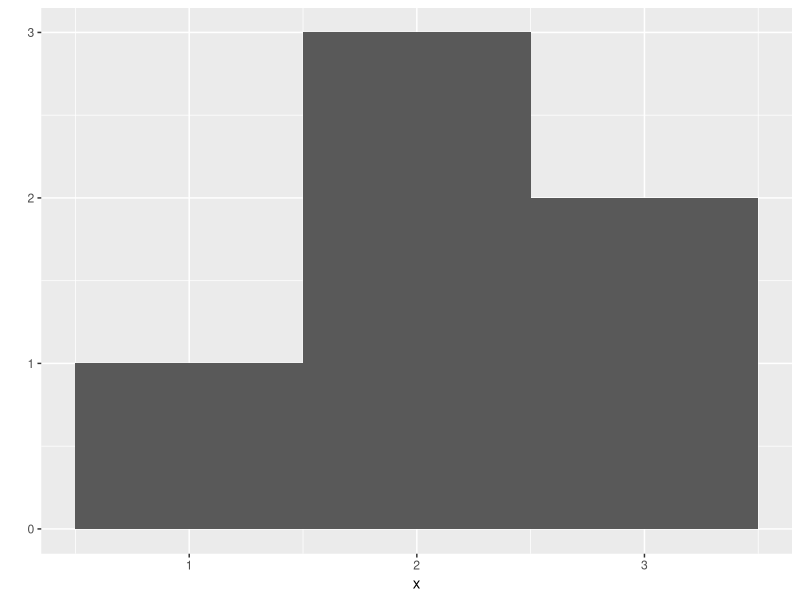
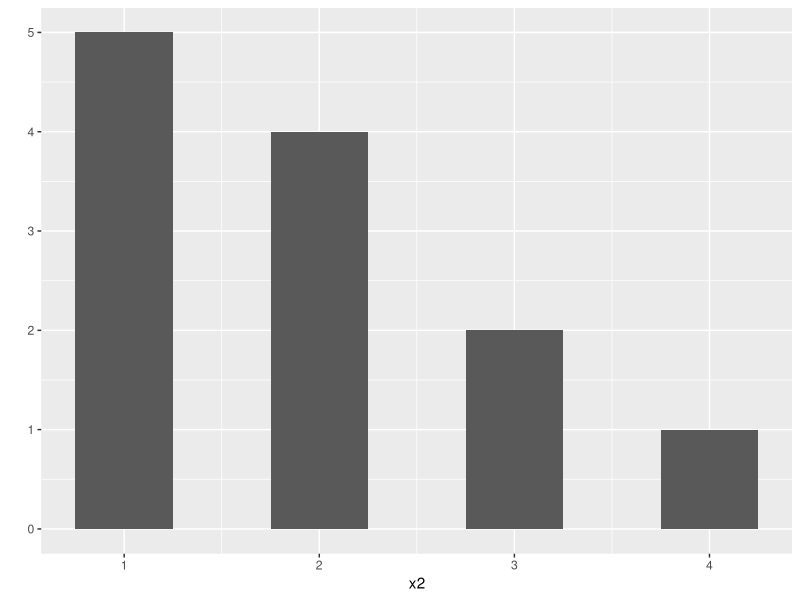
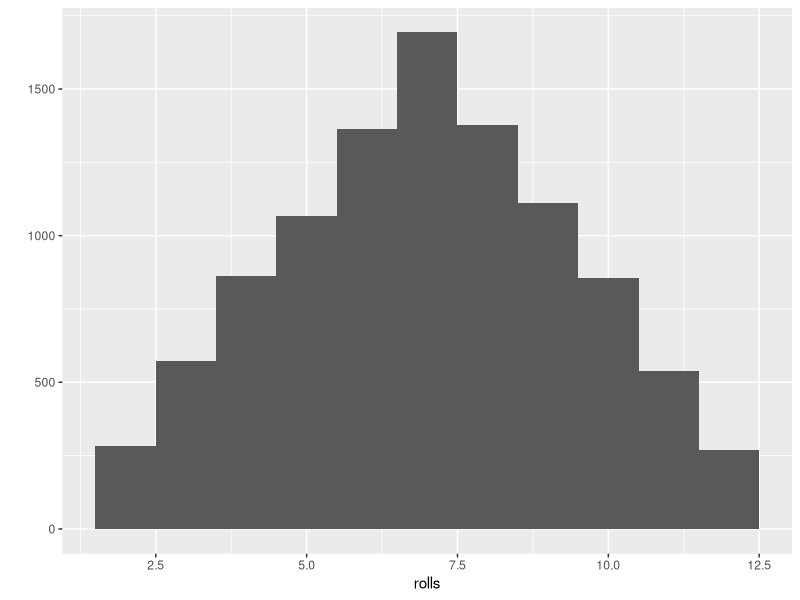
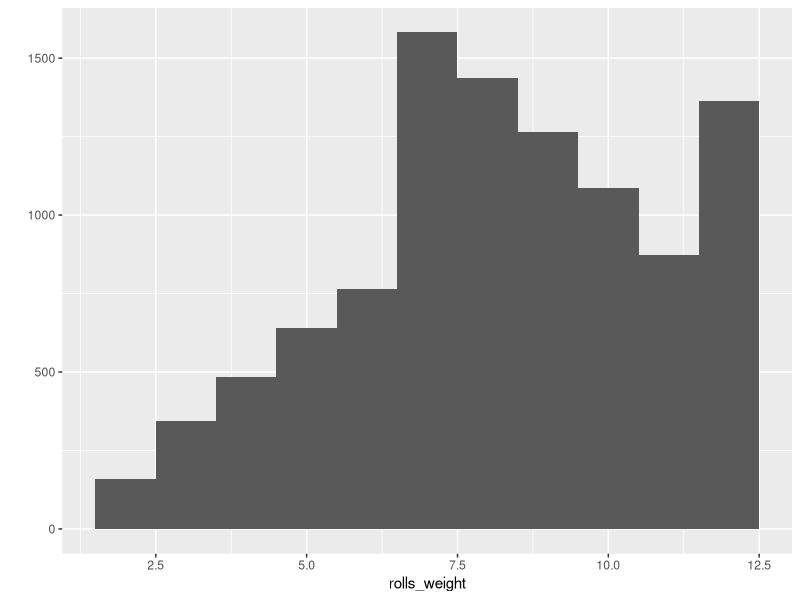

Recreate these plots in R, in order.
## ---- chunk 1
library("ggplot2")
## ---- chunk 2
roll <- function(){
  die <- 1:6
  dice <- sample(die, size = 2, replace = T)
  sum(dice)
}
## ---- chunk 3
x <- c(1,2,2,2,3,3)
qplot(x, binwidth = 1)
## ---- chunk 4
x2 <- c(1,1,1,1,1,2,2,2,2,3,3,4)
qplot(x2, binwidth = 0.5)
## ---- chunk 5
rolls <- replicate(10000,roll())
qplot(rolls, binwidth = 1)
## ---- chunk 6
#加权
roll_weight <- function(){
  die <- 1:6
  dice <- sample(die, size = 2, replace = T, 
                 prob = c(1/8, 1/8, 1/8, 1/8, 1/8, 3/8))
  sum(dice)
}
rolls_weight <- replicate(10000,roll_weight())
qplot(rolls_weight, binwidth = 1)
## ---- chunk 7
# 1st: 生成一组扑克牌的牌面名称，并将它们放在一个一维向量中
hand <- c("ace","king","queen","jack","ten")
hand
typeof(hand)
# 2nd: 一个二维表格型数据，其中既有扑克牌排面信息，也有花色的信息。以原子型向量为基础，赋予它一些属性（attribute）和类（class）
## ---- chunk 8
die <- 1:6
names(die) <- c("one","two","three","four","five","six") #die就具有了名称属性
attributes(die)
## ---- chunk 9
die

#名称属性值并不会对向量中的实际值产生影响
die + 1
## ---- chunk 10
#可以使用names函数批量修改或者删除某个对象的名称属性
names(die) <- c("uno","dos","tres","quatro","cinco","seis")
die
#要想一次性删除名称属性值，需要将NULL赋给names函数
names(die) <- NULL
die
## ---- chunk 11
# 原子型向量可以转换成一个n维数组（array）
#使用dim(),第一个值赋给行数，第二个赋给列数；行的优先权高于列
#dim是以列优先顺序（第一列排满再跳到第二列）；
dim(die) <- c(2,3)
die
dim(die) <- c(3,2)
die
#组成一个超立方体1*2*3（一行两列三个切片）
dim(die) <-c(1,2,3)
die
#dim是以列优先顺序（第一列排满再跳到第二列）。如果想操控这样的排列过程，可以使用辅助函数 matrix 或 array
## ---- chunk 12
n <- matrix(die,nrow = 2)
n
n <- matrix(die,nrow = 2,byrow=T) # byrow =T, 可以将其排列方式改为按照行优先的顺序进行排列
n
## ---- chunk 13
ar <- array(c(11:14, 21:24, 31:34), dim = c(2,2,3))
ar
## ---- chunk 14
hand1 <- c("ace","king","queen","jack","ten","spades","spades","spades","spades","spades")
# first way
dim(hand1) <- c(5,2)
hand1
# second way
matrix(hand1,ncol=2)
hand1
matrix(hand1,nrow=5)
hand1
# third way
array(hand1,dim = c(5,2))
## ---- chunk 15
dim(die) <- c(2,3)
typeof(die)
class(die)
## ---- chunk 16
library(tidyverse)
now <- Sys.time()
now
typeof(now)
class(now)
## ---- chunk 17
unclass(now)
## ---- chunk 18
mil <- 1000000
class(mil) <- c("POSIXct","POSIXt" )
mil
## ---- chunk 19
gender <- factor(c("male","female","female","male"))
typeof(gender) 
#因子的存在，使得在统计模型中加入分类变量变得更加容易，因为这些分类变量已经被编码成一些数值，但是，因子容易使人产生困惑，因为它看起来像是字符串，但却变现为整数值
attributes(gender)
## ---- chunk 20
#uncalss()，可以看到R到底是如何存储因子的
unclass(gender) 
## ---- chunk 21
gender
## ---- chunk 22
# 可以用as.character函数将一个因子强制转换成字符串，摒弃内存中的整数值信息
as.character(gender)
## ---- chunk 23
# 原子型向量只能储存一种类型的数据，所以R会将三个元素都强制转换成字符型
card <- c("ace","hearts",1)
card
## ---- chunk 24
#如果尝试把不同类型的数据都塞进一个向量，R会将它们转换成同一种类型的数据
## ---- chunk 25
sum(c(TRUE,TRUE,FALSE,FALSE))
sum(c(T,T,F,F))
